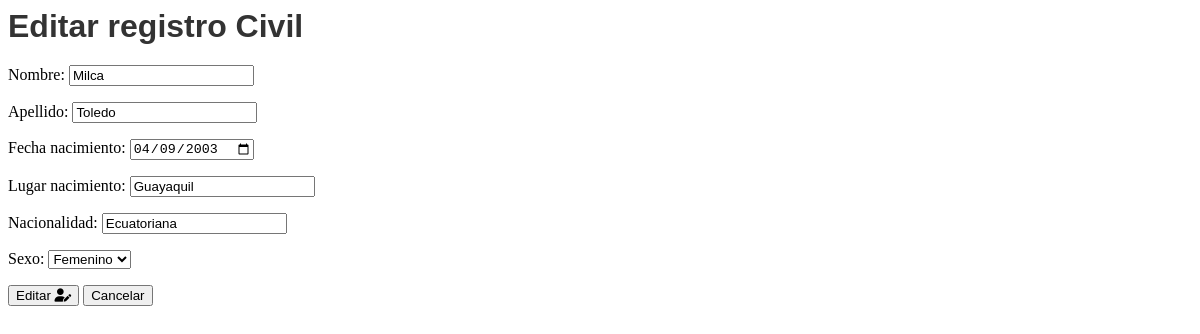
Screenshot of /update/1 with the database file from the repository.
### crud_registro/models.py (models this page shows, shortened)
class Registro_civil(models.Model):
    nombre = models.CharField(max_length=50)
    apellido = models.CharField(max_length=50)
    fecha_nacimiento = models.DateField()
    lugar_nacimiento = models.CharField(max_length=100)
    nacionalidad = models.CharField(max_length=50)
    sexo = models.CharField(max_length=10, choices=genero.choices)
    is_active = models.BooleanField(default=True)

### crud_registro/views.py (the view, shortened to what this page needs)
# urls.py: path('update/<int:id>', views.update_register, name='update_register'),
def update_register(request, id):
    registro = Registro_civil.objects.get(id=id)
    if request.method == 'GET':
        form = RegistroForm(instance=registro)
        return render(request, 'update_register.html', {'form': form})

### crud_registro/forms.py
class RegistroForm(forms.ModelForm):
    class Meta:
        model = Registro_civil
        fields = ['nombre',
                    'apellido',
                    'fecha_nacimiento',
                    'lugar_nacimiento',
                    'nacionalidad',
                    'sexo'
                ]
        widgets = {
            'fecha_nacimiento': forms.DateInput(attrs={'type': 'date'}),
        }

### crud_registro/templates/update_register.html (shortened to what this page needs)
{% extends "layout/base.html" %}
{% block content %}
<div>
    <h1>Editar registro Civil</h1>
    <form method="post">
        {{ form.as_p }}
            <button class="button-succes" type="submit">
                Editar <i class="fa-solid fa-user-pen"></i>
            </button>
            <a href="{% url 'index' %}">
                <button type="button" class="button-danger">
                    Cancelar
                </button>
            </a>
    </form>
</div>
{% endblock %}

### crud_registro/static/css/base.css (style rules this page uses)
h1 { color: #333; font-family: nunito, sans-serif; margin-bottom: 20px; }

### rows the page displays
Registro_civil: nombre "Milca", apellido "Toledo", fecha_nacimiento "04/09/2003", lugar_nacimiento "Guayaquil", nacionalidad "Ecuatoriana", sexo "Femenino"
